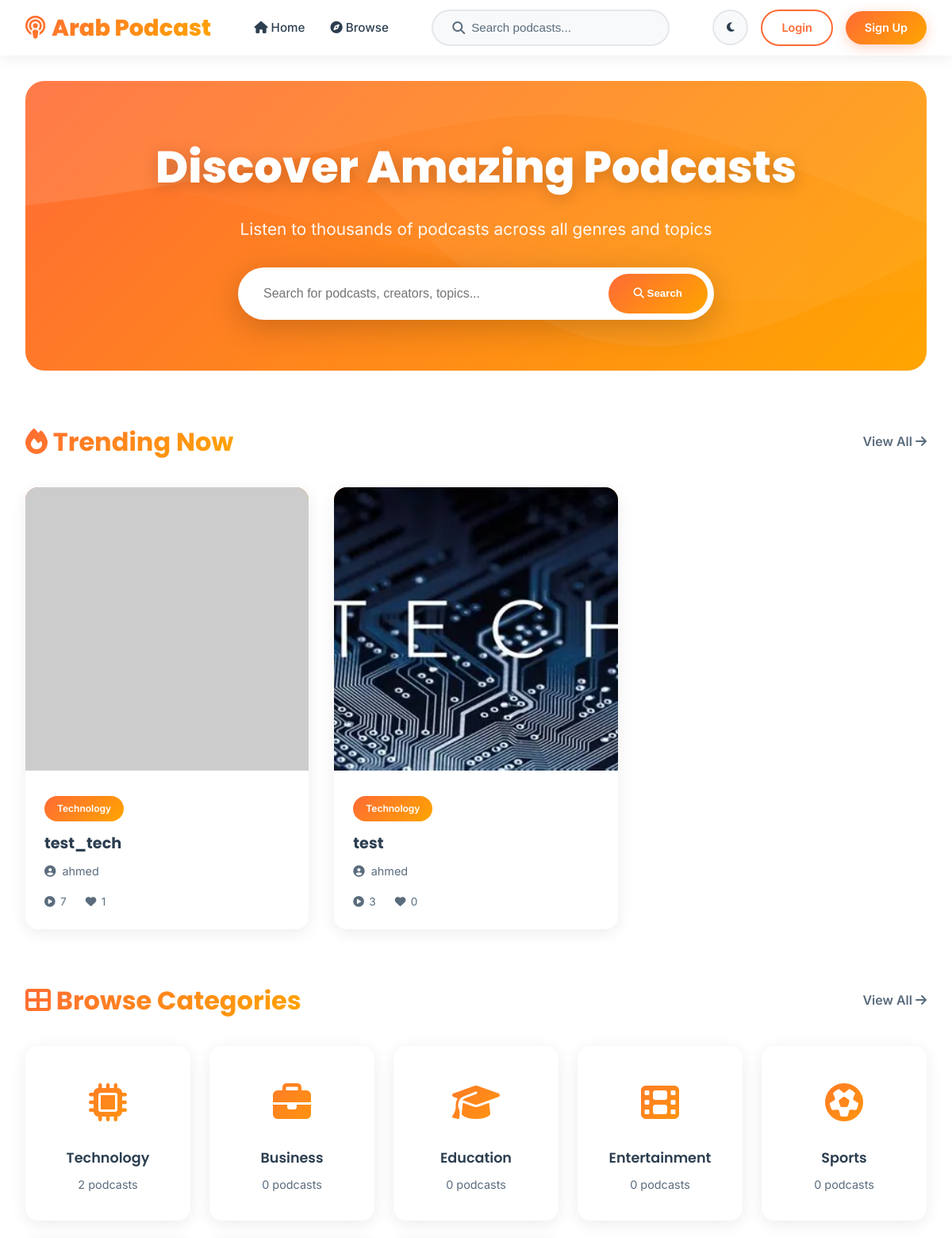
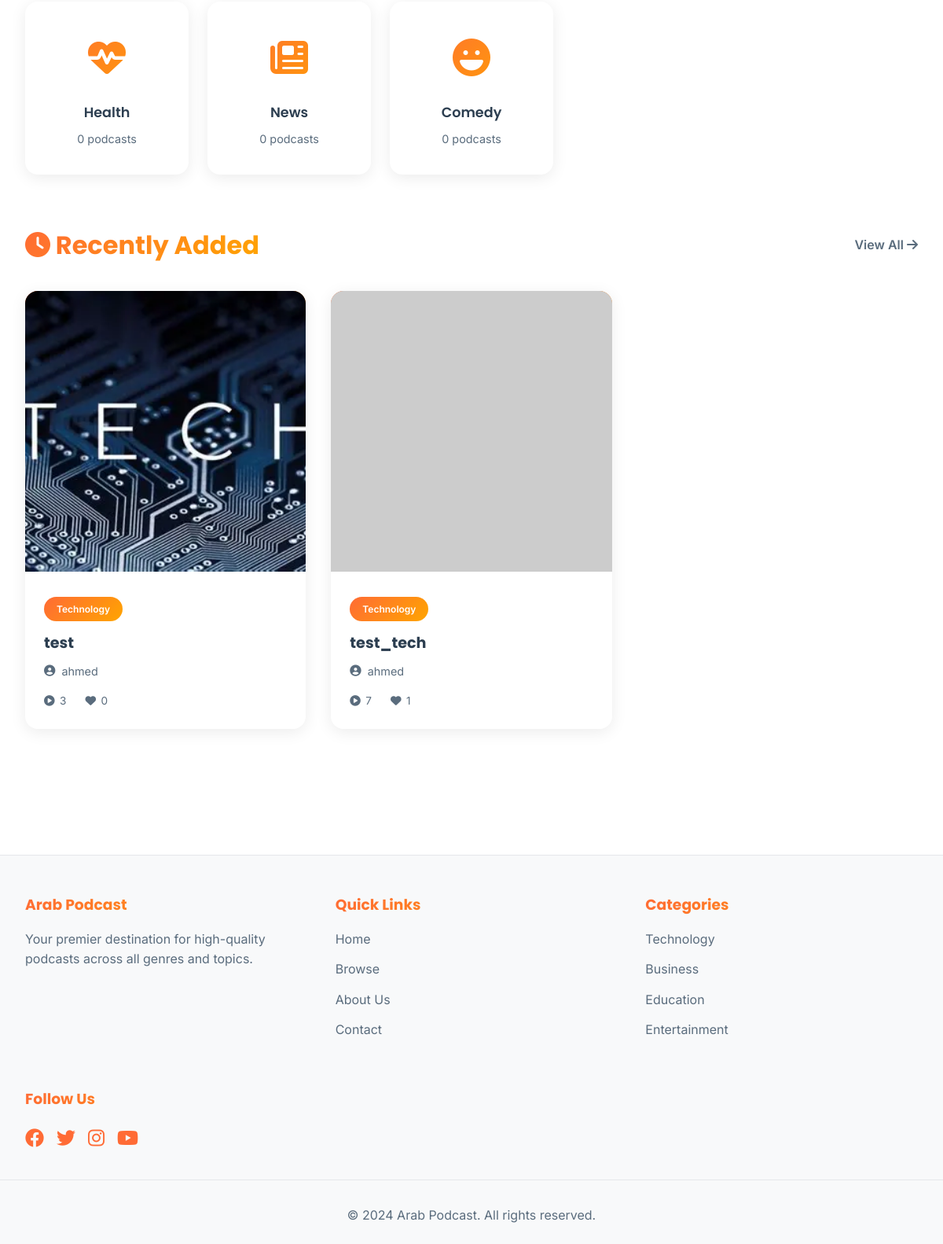
The page / on the database its author committed (2 pictures, top to bottom).
### tables this page shows
CREATE TABLE podcasts (
            id INTEGER PRIMARY KEY AUTOINCREMENT,
            title TEXT NOT NULL,
            description TEXT,
            audio_file TEXT NOT NULL,
            cover_image TEXT DEFAULT 'default-cover.jpg',
            duration INTEGER DEFAULT 0,
            category_id INTEGER,
            user_id INTEGER NOT NULL,
            plays INTEGER DEFAULT 0,
            likes INTEGER DEFAULT 0,
            created_at TIMESTAMP DEFAULT CURRENT_TIMESTAMP,
            FOREIGN KEY (category_id) REFERENCES categories (id),
            FOREIGN KEY (user_id) REFERENCES users (id)
        );

CREATE TABLE categories (
            id INTEGER PRIMARY KEY AUTOINCREMENT,
            name TEXT UNIQUE NOT NULL,
            description TEXT,
            icon TEXT,
            created_at TIMESTAMP DEFAULT CURRENT_TIMESTAMP
        );

CREATE TABLE users (
            id INTEGER PRIMARY KEY AUTOINCREMENT,
            username TEXT UNIQUE NOT NULL,
            email TEXT UNIQUE NOT NULL,
            password TEXT NOT NULL,
            full_name TEXT,
            bio TEXT,
            profile_image TEXT DEFAULT 'default-avatar.png',
            is_admin BOOLEAN DEFAULT 0,
            is_creator BOOLEAN DEFAULT 0,
            created_at TIMESTAMP DEFAULT CURRENT_TIMESTAMP
        );

### app.py (the view)
@app.route('/')
def index():
    conn = get_db()
    trending = conn.execute('''
        SELECT p.*, u.username, u.full_name, c.name as category_name,
               (SELECT COUNT(*) FROM favorites WHERE podcast_id = p.id) as favorites_count
        FROM podcasts p
        LEFT JOIN users u ON p.user_id = u.id
        LEFT JOIN categories c ON p.category_id = c.id
        ORDER BY p.plays DESC, p.created_at DESC
        LIMIT 12
    ''').fetchall()
    recent = conn.execute('''
        SELECT p.*, u.username, u.full_name, c.name as category_name,
               (SELECT COUNT(*) FROM favorites WHERE podcast_id = p.id) as favorites_count
        FROM podcasts p
        LEFT JOIN users u ON p.user_id = u.id
        LEFT JOIN categories c ON p.category_id = c.id
        ORDER BY p.created_at DESC
        LIMIT 12
    ''').fetchall()
    categories = conn.execute('''
        SELECT c.*, COUNT(p.id) as podcast_count
        FROM categories c
        LEFT JOIN podcasts p ON c.id = p.category_id
        GROUP BY c.id
        ORDER BY podcast_count DESC
        LIMIT 8
    ''').fetchall()
    conn.close()
    return render_template('index.html',
                           trending=trending,
                           recent=recent,
                           categories=categories,
                           user=get_current_user())

### app.py (called while the page is built)
def get_current_user():
    if 'user_id' in session:
        conn = get_db()
        user = conn.execute('SELECT * FROM users WHERE id = ?', (session['user_id'],)).fetchone()
        conn.close()
        return user
    return None

### database.py (called while the page is built)
def get_db():
    conn = sqlite3.connect(DATABASE_NAME)
    conn.row_factory = sqlite3.Row
    return conn

### templates/index.html (shortened to what this page needs)
{% extends "base.html" %}
{% block content %}
<div class="container">
    <div class="hero">
        <div class="hero-content">
            <h1>Discover Amazing Podcasts</h1>
            <p>Listen to thousands of podcasts across all genres and topics</p>
            <form action="{{ url_for('browse') }}" method="get" class="hero-search">
                <input type="text" name="q" placeholder="Search for podcasts, creators, topics..." required>
                <button type="submit">
                    <i class="fas fa-search"></i> Search
                </button>
            </form>
        </div>
    </div>
    {% if trending %}
    <section>
        <div class="section-header">
            <h2><i class="fas fa-fire"></i> Trending Now</h2>
            <a href="{{ url_for('browse', sort='popular') }}">View All <i class="fas fa-arrow-right"></i></a>
        </div>
        <div class="podcast-grid">
            {% for podcast in trending %}
            <a href="{{ url_for('podcast_detail', podcast_id=podcast.id) }}" class="podcast-card">
                <img src="{{ url_for('static', filename='covers/' + podcast.cover_image) }}"
                     alt="{{ podcast.title }}" class="podcast-cover"
                     onerror="this.src='https://via.placeholder.com/400x400/FF6B35/ffffff?text={{ podcast.title[0] }}'">
                <div class="podcast-info">
                    {% if podcast.category_name %}
                    <span class="podcast-category">{{ podcast.category_name }}</span>
                    {% endif %}
                    <h3 class="podcast-title">{{ podcast.title }}</h3>
                    <p class="podcast-author">
                        <i class="fas fa-user-circle"></i>
                        {{ podcast.full_name or podcast.username }}
                    </p>
                    <div class="podcast-stats">
                        <span><i class="fas fa-play-circle"></i> {{ podcast.plays }}</span>
                        <span><i class="fas fa-heart"></i> {{ podcast.favorites_count }}</span>
                    </div>
                </div>
            </a>
            {% endfor %}
        </div>
    </section>
    {% endif %}
    {% if categories %}
    <section>
        <div class="section-header">
            <h2><i class="fas fa-th-large"></i> Browse Categories</h2>
            <a href="{{ url_for('browse') }}">View All <i class="fas fa-arrow-right"></i></a>
        </div>
        <div class="categories-grid">
            {% for category in categories %}
            <a href="{{ url_for('browse', category=category.id) }}" class="category-card">
                <div class="category-icon">
                    <i class="fas {{ category.icon or 'fa-folder' }}"></i>
                </div>
                <h3 class="category-name">{{ category.name }}</h3>
                <p class="category-count">{{ category.podcast_count }} podcasts</p>
            </a>
            {% endfor %}
        </div>
    </section>
    {% endif %}
    {% if recent %}
    <section>
        <div class="section-header">
            <h2><i class="fas fa-clock"></i> Recently Added</h2>
            <a href="{{ url_for('browse', sort='recent') }}">View All <i class="fas fa-arrow-right"></i></a>
        </div>
        <div class="podcast-grid">
            {% for podcast in recent %}
            <a href="{{ url_for('podcast_detail', podcast_id=podcast.id) }}" class="podcast-card">
                <img src="{{ url_for('static', filename='covers/' + podcast.cover_image) }}"
                     alt="{{ podcast.title }}" class="podcast-cover"
                     onerror="this.src='https://via.placeholder.com/400x400/FF6B35/ffffff?text={{ podcast.title[0] }}'">
                <div class="podcast-info">
                    {% if podcast.category_name %}
                    <span class="podcast-category">{{ podcast.category_name }}</span>
                    {% endif %}
                    <h3 class="podcast-title">{{ podcast.title }}</h3>
                    <p class="podcast-author">
                        <i class="fas fa-user-circle"></i>
                        {{ podcast.full_name or podcast.username }}
                    </p>
                    <div class="podcast-stats">
                        <span><i class="fas fa-play-circle"></i> {{ podcast.plays }}</span>
                        <span><i class="fas fa-heart"></i> {{ podcast.favorites_count }}</span>
                    </div>
                </div>
            </a>
            {% endfor %}
        </div>
    </section>
    {% endif %}
</div>
{% endblock %}

### templates/base.html (shortened to what this page needs)
<!DOCTYPE html>
<html lang="en">
<head>
    <link rel="stylesheet" href="https://cdnjs.cloudflare.com/ajax/libs/font-awesome/6.4.0/css/all.min.css">
</head>
<body>
    <nav class="navbar">
        <div class="navbar-container">
            <a href="{{ url_for('index') }}" class="logo">
                <i class="fas fa-podcast"></i>
                Arab Podcast
            </a>
            <ul class="nav-links">
                <li><a href="{{ url_for('index') }}"><i class="fas fa-home"></i> Home</a></li>
                <li><a href="{{ url_for('browse') }}"><i class="fas fa-compass"></i> Browse</a></li>
            </ul>
            <div class="search-bar">
                <i class="fas fa-search"></i>
                <form action="{{ url_for('browse') }}" method="get" style="width: 100%;">
                    <input type="text" name="q" placeholder="Search podcasts..." value="{{ request.args.get('q', '') }}">
                </form>
            </div>
            <div class="nav-actions">
                <button class="theme-toggle" onclick="toggleTheme()">
                    <i class="fas fa-moon" id="theme-icon"></i>
                </button>
                {% if user %}
                    {% if user.is_admin %}
                    <a href="{{ url_for('admin_dashboard') }}" class="btn btn-outline">
                        <i class="fas fa-cog"></i> Admin
                    </a>
                    {% endif %}
                    <div class="user-menu">
                        <a href="{{ url_for('profile', username=user.username) }}">
                            <img src="{{ url_for('static', filename='images/' + user.profile_image) }}"
                                 alt="{{ user.username }}" class="user-avatar"
                                 onerror="this.src='https://ui-avatars.com/api/?name={{ user.username }}&background=FF6B35&color=fff'">
                        </a>
                    </div>
                    <a href="{{ url_for('logout') }}" class="btn btn-outline">
                        <i class="fas fa-sign-out-alt"></i> Logout
                    </a>
                {% else %}
                    <a href="{{ url_for('login') }}" class="btn btn-outline">Login</a>
                    <a href="{{ url_for('register') }}" class="btn btn-primary">Sign Up</a>
                {% endif %}
            </div>
        </div>
    </nav>
    <main class="main-content">
        {% block content %}{% endblock %}
    </main>
    <footer class="footer">
        <div class="footer-content">
            <div class="footer-section">
                <h3>Arab Podcast</h3>
                <p style="color: var(--text-secondary-light);">Your premier destination for high-quality podcasts across all genres and topics.</p>
            </div>
            <div class="footer-section">
                <h3>Quick Links</h3>
                <ul>
                    <li><a href="{{ url_for('index') }}">Home</a></li>
                    <li><a href="{{ url_for('browse') }}">Browse</a></li>
                    <li><a href="#">About Us</a></li>
                    <li><a href="#">Contact</a></li>
                </ul>
            </div>
            <div class="footer-section">
                <h3>Categories</h3>
                <ul>
                    <li><a href="{{ url_for('browse', category=1) }}">Technology</a></li>
                    <li><a href="{{ url_for('browse', category=2) }}">Business</a></li>
                    <li><a href="{{ url_for('browse', category=3) }}">Education</a></li>
                    <li><a href="{{ url_for('browse', category=4) }}">Entertainment</a></li>
                </ul>
            </div>
            <div class="footer-section">
                <h3>Follow Us</h3>
                <div style="display: flex; gap: 1rem; margin-top: 1rem;">
                    <a href="#" style="font-size: 1.5rem; color: var(--primary-light); transition: all 0.3s ease;">
                        <i class="fab fa-facebook"></i>
                    </a>
                    <a href="#" style="font-size: 1.5rem; color: var(--primary-light); transition: all 0.3s ease;">
                        <i class="fab fa-twitter"></i>
                    </a>
                    <a href="#" style="font-size: 1.5rem; color: var(--primary-light); transition: all 0.3s ease;">
                        <i class="fab fa-instagram"></i>
                    </a>
                    <a href="#" style="font-size: 1.5rem; color: var(--primary-light); transition: all 0.3s ease;">
                        <i class="fab fa-youtube"></i>
                    </a>
                </div>
            </div>
        </div>
        <div class="footer-bottom">
            <p>&copy; 2024 Arab Podcast. All rights reserved.</p>
        </div>
    </footer>
</body>
</html>

### templates/base.html (style rules this page uses)
* { margin: 0; padding: 0; box-sizing: border-box; }
:root { --primary-light: #FF6B35; --primary-dark: #FF8C42; --secondary-light: #FFB800; --accent-light: #FFA500; --bg-light: #FFFFFF; --bg-secondary-light: #F8F9FA; --text-light: #2C3E50; --text-secondary-light: #5A6C7D; --border-light: #E5E7EB; --shadow-light: rgba(0, 0, 0, 0.08); --primary-dark-theme: #1A1A1A; --secondary-dark-theme: #2D2D2D; --accent-gold: #FFD700; --accent-gold-light: #FFC107; --text-dark: #FFFFFF; --text-secondary-dark: #B8B8B8; --border-dark: #404040; --shadow-dark: rgba(255, 215, 0, 0.1); }
body { font-family: 'Inter', sans-serif; background: var(--bg-light); color: var(--text-light); line-height: 1.6; transition: all 0.3s ease; }
h1, h2, h3, h4, h5, h6 { font-family: 'Poppins', sans-serif; font-weight: 700; }
.navbar { background: var(--bg-light); box-shadow: 0 2px 20px var(--shadow-light); position: sticky; top: 0; z-index: 1000; transition: all 0.3s ease; }
.navbar-container { max-width: 1400px; margin: 0 auto; padding: 0 2rem; display: flex; justify-content: space-between; align-items: center; height: 70px; }
.logo { font-family: 'Poppins', sans-serif; font-size: 1.8rem; font-weight: 800; background: linear-gradient(135deg, var(--primary-light), var(--accent-light)); -webkit-background-clip: text; -webkit-text-fill-color: transparent; background-clip: text; text-decoration: none; display: flex; align-items: center; gap: 0.5rem; }
.nav-links { display: flex; gap: 2rem; align-items: center; list-style: none; }
.nav-links a { text-decoration: none; color: var(--text-light); font-weight: 500; font-size: 0.95rem; transition: all 0.3s ease; position: relative; padding: 0.5rem 0; }
.nav-links a::after { content: ''; position: absolute; bottom: 0; left: 0; width: 0; height: 2px; background: linear-gradient(90deg, var(--primary-light), var(--accent-light)); transition: width 0.3s ease; }
.search-bar { display: flex; align-items: center; background: var(--bg-secondary-light); border-radius: 50px; padding: 0.5rem 1.5rem; border: 2px solid var(--border-light); transition: all 0.3s ease; width: 300px; }
.search-bar input { border: none; background: none; outline: none; width: 100%; color: var(--text-light); font-size: 0.95rem; }
.search-bar input::placeholder { color: var(--text-secondary-light); }
.search-bar i { color: var(--text-secondary-light); margin-right: 0.5rem; }
.nav-actions { display: flex; gap: 1rem; align-items: center; }
.btn { padding: 0.6rem 1.5rem; border-radius: 50px; text-decoration: none; font-weight: 600; font-size: 0.9rem; transition: all 0.3s ease; border: none; cursor: pointer; display: inline-flex; align-items: center; gap: 0.5rem; }
.btn-primary { background: linear-gradient(135deg, var(--primary-light), var(--accent-light)); color: white; box-shadow: 0 4px 15px rgba(255, 107, 53, 0.3); }
.btn-outline { background: transparent; color: var(--primary-light); border: 2px solid var(--primary-light); }
.theme-toggle { background: var(--bg-secondary-light); border: 2px solid var(--border-light); width: 45px; height: 45px; border-radius: 50%; display: flex; align-items: center; justify-content: center; cursor: pointer; transition: all 0.3s ease; color: var(--text-light); }
.main-content { min-height: calc(100vh - 70px); padding: 2rem 0; }
.container { max-width: 1400px; margin: 0 auto; padding: 0 2rem; }
.footer { background: var(--bg-secondary-light); border-top: 1px solid var(--border-light); padding: 3rem 0 1.5rem; margin-top: 4rem; }
.footer-content { max-width: 1400px; margin: 0 auto; padding: 0 2rem; display: grid; grid-template-columns: repeat(auto-fit, minmax(250px, 1fr)); gap: 3rem; }
.footer-section h3 { margin-bottom: 1rem; background: linear-gradient(135deg, var(--primary-light), var(--accent-light)); -webkit-background-clip: text; -webkit-text-fill-color: transparent; background-clip: text; }
.footer-section ul { list-style: none; }
.footer-section ul li { margin-bottom: 0.8rem; }
.footer-section ul li a { color: var(--text-secondary-light); text-decoration: none; transition: all 0.3s ease; }
.footer-bottom { text-align: center; padding-top: 2rem; margin-top: 2rem; border-top: 1px solid var(--border-light); color: var(--text-secondary-light); }

### rows shown on the page
podcasts: category_name "Technology", title "test_tech", full_name "ahmed", plays "7", favorites_count "1"
podcasts: cover_image+title (picture), category_name "Technology", title "test", full_name "ahmed", plays "3", favorites_count "0"
categories: name "Technology", podcast_count "2"
categories: name "Business", podcast_count "0"
categories: name "Education", podcast_count "0"
categories: name "Entertainment", podcast_count "0"
categories: name "Sports", podcast_count "0"
categories: name "Health", podcast_count "0"
categories: name "News", podcast_count "0"
categories: name "Comedy", podcast_count "0"
